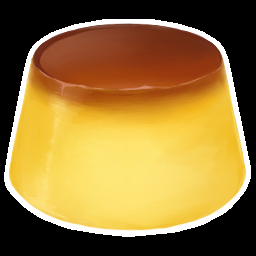
%> input picture Exercise 02/Ex02-Katsaros_Andreas/CV_2-TRANSFORMATIONS/pudding.png, 256 x 256 px
$ octave affine_transform.m   (GNU Octave 9; MATLAB toolbox functions it lacks are replaced by stand-ins)
%> lines starting %> are read from the running program, lines starting %| are printed output that depends on the picture
% Task 2: Linear Scaling and Placement of Image (Pudding)

% Clear workspace
clear; clc; close all;

% Load the image
input_image = imread('pudding.png');
%> input_image is the input picture: size 256x256x3 uint8; mean R, G, B 148.5, 116.5, 55.3

% Create a blank canvas (black background)
canvas = uint8(zeros(500, 1500, 3)); % Canvas dimensions: 500x1500

% Define scaling factors and parameters
scaling_factors = [0.3, 0.5, 0.7, 0.9, 1.2];
start_x = 50; % Initial X position
spacing = 150; % Space between scaled images

% Initialize current position
current_x = start_x;

% Loop through scaling factors and compose the canvas
for scale = scaling_factors
    % Scale the image
    scaled_image = imresize(input_image, scale);

    % Get scaled image dimensions
    [rows, cols, ~] = size(scaled_image);

    % Calculate vertical position (centered)
    y_position = round((size(canvas, 1) - rows) / 2);

    % Place the scaled image on the canvas
    canvas(y_position:y_position+rows-1, current_x:current_x+cols-1, :) = scaled_image;

    % Update horizontal position for the next image
    current_x = current_x + cols + spacing;
end
%> this loop made 5 passes
%> pass 1, `scaled_image = imresize(input_image, scale);`:
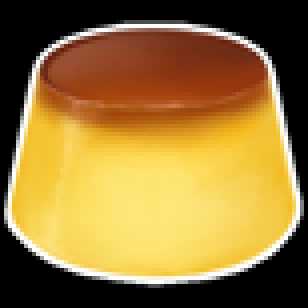
%> scaled_image: size 77x77x3 uint8 (shown 4 times larger); mean R, G, B 148.5, 116.6, 55.4
%> pass 2, `scaled_image = imresize(input_image, scale);`:
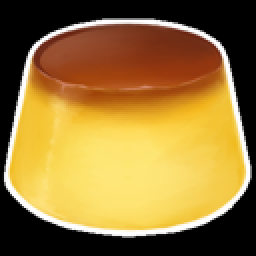
%> scaled_image: size 128x128x3 uint8 (shown 2 times larger); mean R, G, B 148.4, 116.5, 55.3
%> pass 3, `scaled_image = imresize(input_image, scale);`:
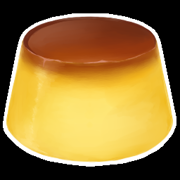
%> scaled_image: size 180x180x3 uint8; mean R, G, B 148.4, 116.5, 55.3
%> after the loop:
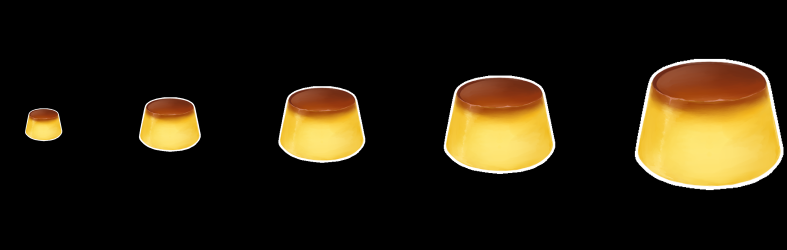
%> canvas: size 500x1573x3 uint8 (shown at 1/2 size); mean R, G, B 38.3, 30.1, 14.3

% Display and save the final composite image
imshow(canvas);
imwrite(canvas, 'linear_scaled_puddings.png');
title('Linear Scaling of Pudding Images');
